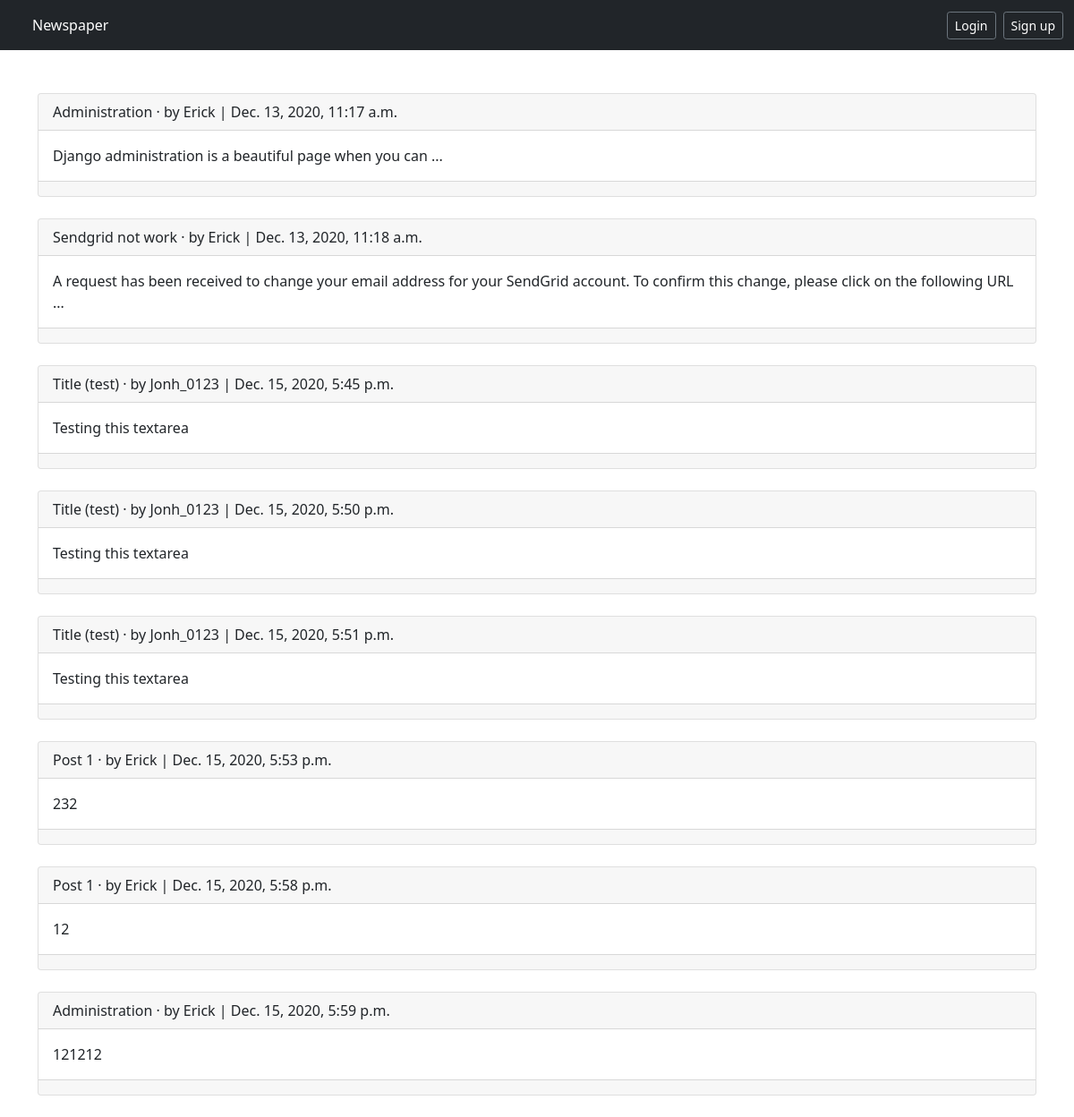
The app's page /articles/ with its own data.
### articles/models.py (models this page shows, shortened)
class Article(models.Model):
    title = models.CharField(max_length=254)
    body = models.TextField()
    date = models.DateTimeField(auto_now_add=True)
    author = models.ForeignKey(
        get_user_model(),
        on_delete=models.CASCADE
    )

### accounts/models.py (models this page shows)
class CustomUser(AbstractUser):
    age = models.PositiveIntegerField(null=True, blank=True)
    nice_name = models.TextField(null=True, blank=True)

### articles/views.py (the view)
# urls.py: path('', ArticleListView.as_view(), name="article_list"),
class ArticleListView(ListView):
    model = Article
    template_name = 'article_list.html'

### templates/article_list.html (shortened to what this page needs)
{% extends 'base.html' %}
{% block content %}
    {% for article in object_list %}
        <div class="card">
            <div class="card-header">
                <span class="font-weight-bold">
                    {{ article.title }}
                </span>
                &middot;
                <span class="text-mutted">
                    by {{article.author}} | {{article.date}}
                </span>
            </div>
            <div class="card-body">
                {{article.body}}
            </div>
            <div class="card-footer text-center text-mutted">
            </div>
        </div>
        <br>
    {% endfor %}
{% endblock content %}

### records on screen
Article: title "Administration", author "Erick", date "Dec. 13, 2020, 11:17 a.m.", body "Django administration is a beautiful page when you can ..."
Article: title "Sendgrid not work", author "Erick", date "Dec. 13, 2020, 11:18 a.m.", body "A request has been received to change your email address for your SendGrid account. To confirm this change, please click on the following URL ..."
Article: title "Title (test)", author "Jonh_0123", date "Dec. 15, 2020, 5:45 p.m.", body "Testing this textarea"
Article: title "Title (test)", author "Jonh_0123", date "Dec. 15, 2020, 5:50 p.m.", body "Testing this textarea"
Article: title "Title (test)", author "Jonh_0123", date "Dec. 15, 2020, 5:51 p.m.", body "Testing this textarea"
Article: title "Post 1", author "Erick", date "Dec. 15, 2020, 5:53 p.m.", body "232"
Article: title "Post 1", author "Erick", date "Dec. 15, 2020, 5:58 p.m.", body "12"
Article: title "Administration", author "Erick", date "Dec. 15, 2020, 5:59 p.m.", body "121212"
